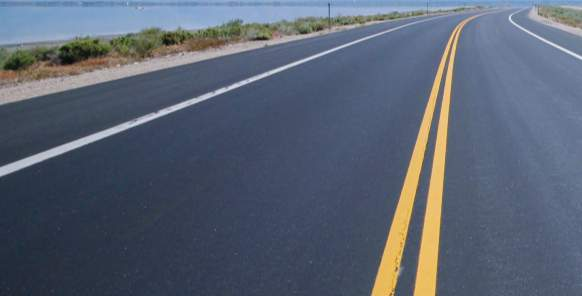
#> input picture Lesson1/highway_lanes.jpg, 582 x 296 px, found by its file name
$ jupyter execute --allow-errors 'ComputerVision_Basics copy.ipynb'   (shell and % lines are left out)
#> lines starting #> are read from the running program, lines starting #| are printed output that depends on the picture
# Introduction to Computer Vision

In this session, we will discuss the following:

- How images are processed in python
- How images are represented as a multi-dimensional array
- How to use some OpenCV functions to manipulate images

[cell 1]
# import packages needed
import matplotlib.image as mpimg
import numpy as np
import cv2

import matplotlib.pyplot as plt

[cell 2]
# read in an image
road_img = mpimg.imread('highway_lanes.jpg')
#> road_img is the input picture: shape (296, 582, 3); mean R, G, B 88.8, 97.7, 113.7

plt.imshow(road_img)  #call as plt.imshow(gray, cmap='gray') to show a grayscaled image
plt.show()

# Check out that the position (0,0) is the upper left corner of the image
#    X-axis increases as you go to the right
#    Y-axis increase as you go down

Notice that the position (0,0) is the __upper left__ corner of the image.
* X-axis increases as you go to the right
* Y-axis increase as you go down

Our image is represented as a 3 Dimensional Array.  Let's see the mathematical representation of this picture.

[cell 3]
# Use the ndim to get the dimension of the ndarray

print("Dimesion of the road_img: ", road_img.ndim)
#| Dimesion of the road_img:  3

## What is an array in Python?

[cell 4]
kinds_of_array = mpimg.imread('1d_2d_3d_array.jpg')
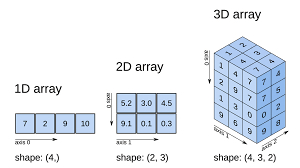
#> input picture Lesson1/1d_2d_3d_array.jpg, 300 x 168 px, found by its file name
#> kinds_of_array is the input picture: shape (168, 300, 3); mean R, G, B 231.8, 236.7, 243
plt.rcParams["figure.figsize"] = [15, 4]
plt.axis('off')
plt.imshow(kinds_of_array)
plt.show()

### Quick Introduction to arrays in Python

The examples below can be found here: https://note.nkmk.me/en/python-numpy-ndarray-ndim-shape-size/

[cell 5]
# Numpy's built-in function to generate a sequence of integers

np.arange(5)

[cell 6]
a_1d = np.arange(3)
print(a_1d)

[cell 7]
a_2d = np.arange(12).reshape((3, 4))
print(a_2d)

[cell 8]
a_3d = np.arange(24).reshape((2, 3, 4))
print(a_3d)

[cell 9]
print("Dimension of a_1d:", a_1d.ndim)
print("Data type of a_1d:", type(a_1d.ndim))
print("Dimension of a_2d:", a_2d.ndim)
print("Dimension of a_3d:", a_3d.ndim)

[cell 10]
print("Shape of a_1d:", a_1d.shape)
print("Data Type of a_1d.shape:", type(a_1d.shape))
print("Shape of a_2d:", a_2d.shape)
print("Shape of a_3d:", a_3d.shape)

For example, in the case of a two-dimensional array, it will be (number of rows, number of columns).
If you only want to get either the number of rows or the number of columns, you can get
each element of the tuple.

[cell 11]
print("Number of rows    in a_2d:", a_2d.shape[0])
print("Number of columns in a_2d:", a_2d.shape[1])

[cell 12]
print("Number of rows    in a_3d:", a_3d.shape[0])
print("Number of columns in a_3d:", a_3d.shape[1])
print("Number of depths  in a_3d:", a_3d.shape[2])

[cell 13]
# A picture representation of this 3D array

d3_array = mpimg.imread('3_D_array_with_numbers.jpg')
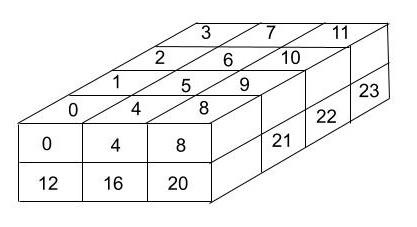
#> input picture Lesson1/3_D_array_with_numbers.jpg, 417 x 227 px, found by its file name
#> d3_array is the input picture: shape (227, 417, 3); min 0, max 255, mean 242.4
plt.rcParams["figure.figsize"] = [12, 3]
plt.axis('off')
plt.imshow(d3_array)
plt.show()

[cell 14]
# Get the first row of values
# Notice that in Python and in most programming languagues, we use zero-based indexing

a_3d[0]

[cell 15]
# Get the first row and first column of values

a_3d[0][0]

[cell 16]
# Get the value of the first element from first row and the first column

a_3d[0][0][0]

[cell 17]
# Get the value from 2nd row, 2nd column and first element

a_3d[1][1][0]

__Exercise 1:__ Using our a_3d array, do the following:

1. Get the last row's data
2. Get the last row and last column of data
3. Get value for last element from the last row & last column

[cell 18]
#todo

a_3d[0]

[cell 19]
#todo

a_3d[1][2]

[cell 20]
#todo

a_3d[1][2][3]

## Back to our Road Image

Now, let's go back to our road image.  How is it represented in python?

[cell 21]
# How is our image represented?

print('The image road_img is of type ', type(road_img), 'and has dimesions:', road_img.shape)
#| The image road_img is of type  <class 'numpy.ndarray'> and has dimesions: (296, 582, 3)

[cell 22]
# The intensity of the color for Red, Green and Blue is represented by integers

kinds_of_array = mpimg.imread('picture_3d_array.jpg')
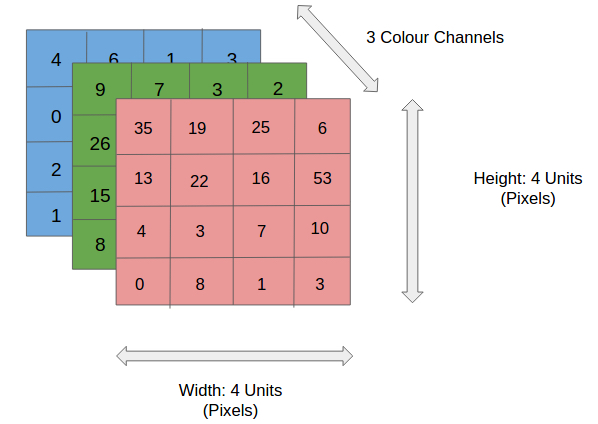
#> input picture Lesson1/picture_3d_array.jpg, 598 x 424 px, found by its file name
#> kinds_of_array is the input picture: shape (424, 598, 3); mean R, G, B 227.7, 220, 217.7
plt.rcParams["figure.figsize"] = [25, 6]
plt.axis('off')
plt.imshow(kinds_of_array)
plt.show()

Our road image which is a 3-D array of size 296 x 582 x 3.

It is 296 pixels in height (number of rows) and 582 pixels in width (number of columns) with 3 color channels (number in depth).  Because it is just an array of numbers, you can perform arithmetic and other mathematical functions.

[cell 23]
# Here, we get the top slice (i.e. first row) of the picture
road_img[0]
#> Out = 582 rows, first 8: [115, 150, 190], [115, 150, 190], [115, 150, 190], [116, 151, 191], [118, 151, 192], [118, 151, 192], [119, 151, 192], [120, 152, 193]

[cell 24]
# Get the first slice of the picture, then get the first column
# The result is that we have a tuple of (R, G, B) values

test = road_img[0][0]
#> test = [115, 150, 190]
print("type(test):", type(test))
#| type(test): <class 'numpy.ndarray'>
print("length of the test tuple:", len(test))
#| length of the test tuple: 3

[cell 25]
test
#> Out = [115, 150, 190]

[cell 26]
test[0]
#> Out = 115

### A Bit of Team Spirit

#> (a cell that did not finish here is left out)

## OpenCV Built-in Functions

In OpenCV, there are many built-in functions we can use without
having to perform the matrix manipulations ourselves. Let's checkout out a few of them.

The function cv2.cvtColor([image], cv2.COLOR_BGR2GRAY) will convert a color picture
to a gray scaled picture.  In essence, it converts a 3-D array to a 2-D array.

[cell 28]
### Grayscale

gray_road_img = cv2.cvtColor(road_img, cv2.COLOR_BGR2GRAY)
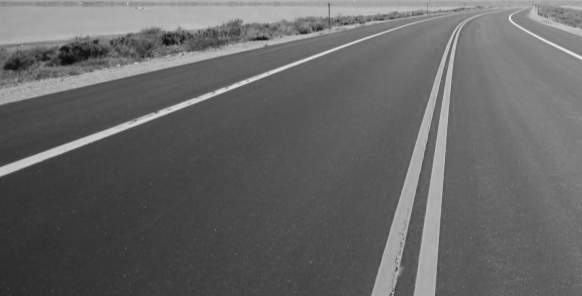
#> gray_road_img: shape (296, 582); min 4, max 240, mean 101.4

[cell 29]
# Notice that the gray_road_img has now only 2 dimensions

print("Dimesion of the gray_road_img: ", gray_road_img.ndim)
#| Dimesion of the gray_road_img:  2

[cell 30]
# Call as plt.imshow(gray, cmap='gray') to show a grayscaled image correctly here.

plt.imshow(gray_road_img, cmap='gray')
plt.show()

[cell 31]
gray_road_img

[cell 32]
type(gray_road_img)

[cell 33]
# how many dimension?

gray_road_img.ndim
#> Out = 2

[cell 34]
gray_road_img.shape
#> Out = (296, 582)

[cell 35]
# In 2-D array, you can use indexing to get values to specific rows, columns or combination of both
# First row of data

gray_road_img[0:1, 0:]

[cell 36]
(nrow, ncol) = gray_road_img.shape
#> nrow = 296; ncol = 582
print("number of rows in gray_road_img is: ", nrow)
#| number of rows in gray_road_img is:  296
print("number of columns in gray_road_img is: ", ncol)
#| number of columns in gray_road_img is:  582

[cell 37]
gray_road_img[:, ncol-2:ncol-1]
#> Out = 296 values, max 233 at index 57, min 96 at index 295, mean 126.1

__Exercise 2:__ Using our gray_road_img do the following :

1. Get the first column of data
2. Get the last 2 columns of data
3. Get the 1st to 5th column and 1st to 5th rows of data - it should show 25 values

[cell 38]
# TODO
gray_road_img[:,0:1]
#> Out = 296 values, max 198 at index 173, min 39 at index 290, mean 88.71

[cell 39]
# TODO
gray_road_img[:,580:582]
#> Out = 296 pairs, first value 96 to 233, second value 94 to 234

[cell 40]
# TODO
gray_road_img[0:5 ,0:5]
#> Out = [[158, 158, 158, 159, 159], [149, 148, 148, 147, 147], [136, 135, 132, 131, 130], [136, 134, 130, 128, 128], [143, 141, 137, 135, 136]]

### Get a portion of the gray road image

Now, we know that the gray road image is essentially a 2-D array.  We can use array subsetting technique to get a small portion of the image.  Recall that the image is a 2-D array with the following dimension.

[cell 41]
(nrow, ncol) = gray_road_img.shape

print ("number of rows is %i and number of columns is %i" %(nrow, ncol))
#| number of rows is 296 and number of columns is 582

[cell 42]
small_gray_road_img = gray_road_img[0:100, 0:200]
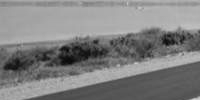
#> small_gray_road_img: shape (100, 200); min 4, max 207, mean 128.1

[cell 43]
# Call as plt.imshow(gray, cmap='gray') to show a grayscaled image correctly here.

plt.imshow(small_gray_road_img, cmap='gray')
plt.show()

[cell 44]
# Control the size of the image for output
plt.rcParams["figure.figsize"] = [4, 3]

plt.imshow(small_gray_road_img, cmap='gray')
plt.show()

__Exercise 3:__ Display the upper right corner of the grayscale road image with size 100 x 200 pixels.

[cell 45]
# TODO

[cell 46]
topright_gray_road_img = gray_road_img[0:75, 462:562]
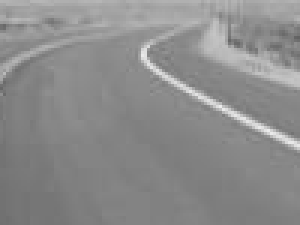
#> topright_gray_road_img: shape (75, 100) (shown 3 times larger); min 98, max 236, mean 139.7
